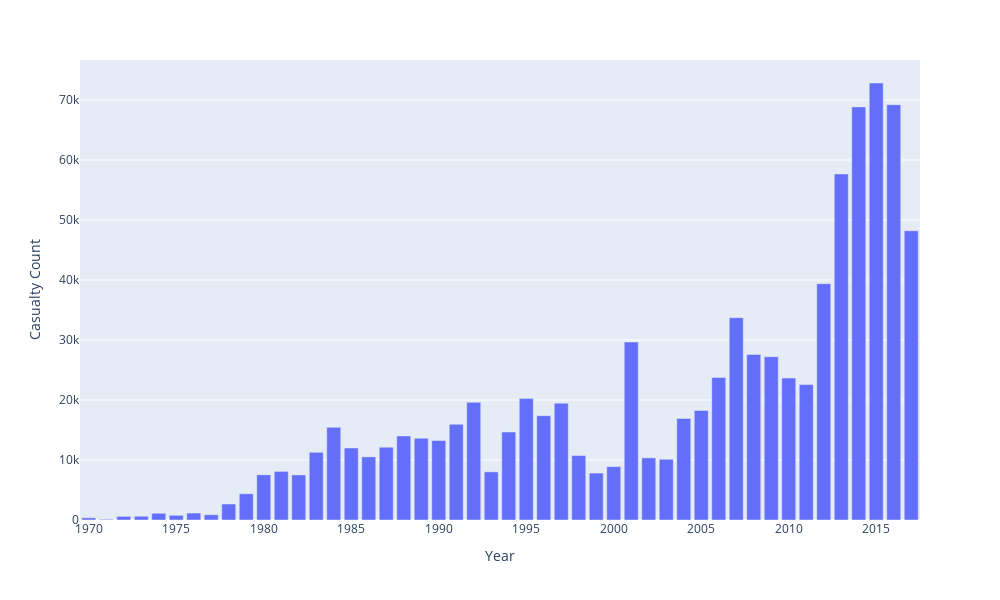

Source (notebook cell):
### Code cell
df['casualties'] = df['nkill'] + df['nwound']
casualties_by_year = df.groupby('iyear')['casualties'].sum().to_frame().reset_index()
casualties_by_year.columns = ['Year', 'Casualty Count']
px.bar(data_frame=casualties_by_year, x='Year', y='Casualty Count', width=1000, height=600)

### Figure 1 — Plotly figure (JSON) as saved in the notebook; plotly's stock layout.template omitted (floating-point values rounded to 4 significant figures)
{"data": [{"alignmentgroup": "True", "hovertemplate": "Year=%{x}<br>Casualty Count=%{y}<extra></extra>", "legendgroup": "", "marker": {"color": "#636efa", "pattern": {"shape": ""}}, "name": "", "offsetgroup": "", "orientation": "v", "showlegend": false, "textposition": "auto", "type": "bar", "x": [1970, 1971, 1972, 1973, 1974, 1975, 1976, 1977, 1978, 1979, 1980, 1981, 1982, 1983, 1984, 1985, 1986, 1987, 1988, 1989, 1990, 1991, 1992, 1993, 1994, 1995, 1996, 1997, 1998, 1999, 2000, 2001, 2002, 2003, 2004, 2005, 2006, 2007, 2008, 2009, 2010, 2011, 2012, 2013, 2014, 2015, 2016, 2017], "xaxis": "x", "y": [367, 119, 602, 621, 1122, 781, 1158, 874, 2664, 4378, 7532, 8106, 7512, 11271, 15462, 12004, 10524, 12141, 14014, 13617, 13261, 15961, 19610, 8024.0, 14663, 20233, 17383, 19468, 10754, 7819, 8890, 29662, 10356, 10126, 16911, 18258, 23740, 33728, 27594, 27210, 23651, 22566, 39381, 57679, 68853, 72833, 69225, 48208], "yaxis": "y"}], "layout": {"barmode": "relative", "height": 600, "legend": {"tracegroupgap": 0}, "margin": {"t": 60}, "width": 1000, "xaxis": {"anchor": "y", "domain": [0, 1], "title": {"text": "Year"}}, "yaxis": {"anchor": "x", "domain": [0, 1], "title": {"text": "Casualty Count"}}}}
